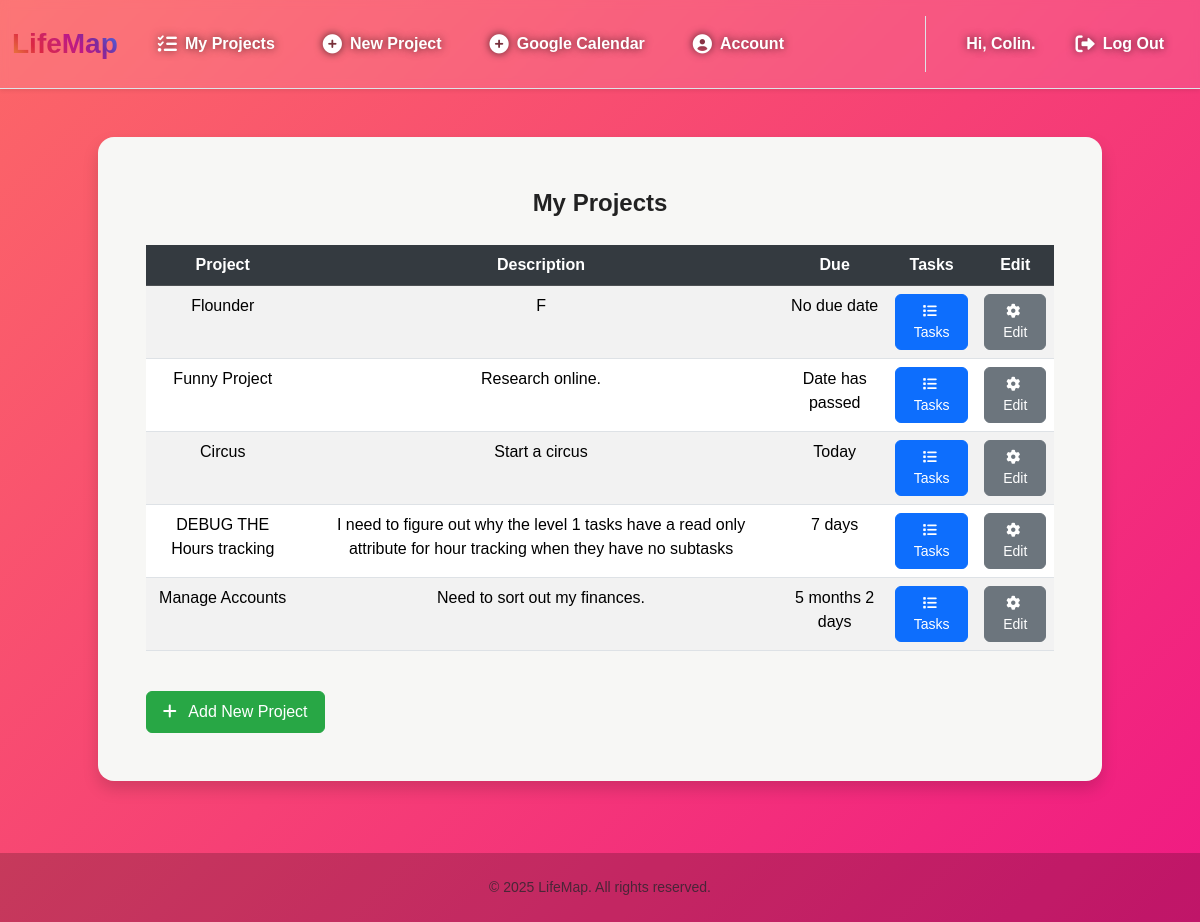
Screenshot of /projects (signed in) with the database file from the repository.
### tables this page shows
CREATE TABLE users (
    user_id INTEGER PRIMARY KEY AUTOINCREMENT,
    username TEXT NOT NULL UNIQUE,
    email TEXT UNIQUE,
    password_hash TEXT NOT NULL
, google_token TEXT);

CREATE TABLE projects (
    project_id INTEGER PRIMARY KEY AUTOINCREMENT,
    user_id INTEGER NOT NULL,
    name TEXT NOT NULL,
    description TEXT,
    start_date TEXT,
    end_date TEXT,
    FOREIGN KEY (user_id) REFERENCES users (user_id)
);

### app.py (the view)
@app.route("/projects", methods=["GET", "POST"])
@login_required
def projects_list():
    if request.method == "GET":
        conn = get_db()
        cursor = conn.cursor()
        user_id = session["user_id"]
        cursor.execute(
            """SELECT * FROM projects WHERE user_id = ? ORDER BY end_date ASC""", (user_id,))
        rows = [dict(row) for row in cursor.fetchall()]
        for row in rows:
            row["readable_due_date"] = format_date_difference(row["end_date"])
        return render_template(
            "projects.html",
            projects=rows,
            username=get_username(user_id))
    else:
        return error_page("Request Error, Only GET requests accepted.", 403)

### app.py (called while the page is built)
@app.after_request
def after_request(response):
    response.headers["Cache-Control"] = "no-cache, no-store, must-revalidate"
    response.headers["Expires"] = 0
    response.headers["Pragma"] = "no-cache"
    return response

### help.py (called while the page is built)
def get_db():
    if 'lifemap_db' not in g:
        g.lifemap_db = sqlite3.connect("LifeMap.db")
        g.lifemap_db.row_factory = sqlite3.Row
    return g.lifemap_db

def login_required(f):
    @wraps(f)
    def decorated_function(*args, **kwargs):
        if session.get("user_id") is None:
            return redirect("/login")
        return f(*args, **kwargs)
    return decorated_function

def get_username(user_id):
    conn = get_db()
    cursor = conn.cursor()
    cursor.execute("""SELECT username FROM users WHERE user_id = ?""", (user_id,))
    username_row = cursor.fetchone()
    return username_row[0] if username_row else None

def format_date_difference(target_date_str: str) -> str:
    if not target_date_str: return "No due date"
    target_date = date.fromisoformat(target_date_str)
    today = date.today()
    delta = relativedelta(target_date, today)
    if target_date < today: return "Date has passed"
    parts = []
    if delta.years: parts.append(f"{delta.years} year{'s' if delta.years != 1 else ''}")
    if delta.months: parts.append(f"{delta.months} month{'s' if delta.months != 1 else ''}")
    if delta.days: parts.append(f"{delta.days} day{'s' if delta.days != 1 else ''}")
    return " ".join(parts) or "Today"

### templates/projects.html (shortened to what this page needs)
{% extends "layout.html" %}
{% block username %}
    <div class="username fs-6 fw-bold">Hi, {{username}}.</div>
{% endblock %}
{% block main %}
    <div class="mb-4 shadow rounded-4 p-5 mx-auto" style="background-color: #f7f7f5 !important; max-width: 90%; width: 100%;">
        <div class="fs-4 fw-bold mb-4 text-center">
            My Projects
        </div>
        <div class="table-responsive">
            <table class="table table-hover table-striped">
                <thead class="table-dark">
                    <tr>
                        <th scope="col">Project</th>
                        <th scope="col">Description</th>
                        <th scope="col">Due</th>
                        <th scope="col">Tasks</th>
                        <th scope="col">Edit</th>
                    </tr>
                </thead>
                <tbody>
                    {% for row in projects %}
                    <tr>
                        <td> {{ row["name"] }} </td>
                        <td> {{ row["description"] }} </td>
                        {% if row["readable_due_date"] in this_week %}
                        <td><b style="color:red;"> {{ row["readable_due_date"]}}</b><td>
                        {% else %}
                        <td> {{ row["readable_due_date"]}}<td>
                        {% endif %}
                            <button class="details-button btn btn-sm btn-primary" data-project-id="{{ row["project_id"] }}">
                                <i class="fa-solid fa-list me-1"></i> Tasks
                            </button>
                        </td>
                        <td>
                            <button class="edit-button btn btn-sm btn-secondary" data-project-id="{{ row["project_id"] }}">
                                <i class="fa-solid fa-gear me-1"></i> Edit
                            </button>
                        </td>
                    </tr>
                    {% endfor %}
                </tbody>
            </table>
        </div>
        <div class="d-flex justify-content-left mt-4">
            <a href="/newProject" class="btn btn-new-project">
                <i class="fa-solid fa-plus me-2"></i> Add New Project
            </a>
        </div>
    </div>
{% endblock %}

### templates/layout.html (shortened to what this page needs)
<!DOCTYPE html>
<html lang="en">
<head>
    <link href="https://cdn.jsdelivr.net/npm/bootstrap@5.3.3/dist/css/bootstrap.min.css" rel="stylesheet" xintegrity="sha384-QWTKZyjpPEjISv5WaRU9OFeRpok6YctnYmDr5pNlyT2bRjXh0JMhjY6hW+ALEwIH">
    <link href="https://cdnjs.cloudflare.com/ajax/libs/font-awesome/6.0.0-beta3/css/all.min.css" rel="stylesheet">
    <link rel="stylesheet" href="{{ url_for('static', filename='css/layout2.css') }}">
</head>
<body id="bg" class="d-flex flex-column min-vh-100">
    <nav id="bgg" class="navbar navbar-expand-md navbar-light shadow-sm border-bottom py-3 sticky-top">
        <div class="container-fluid">
            <a class="navbar-brand text-gradient fs-3 fw-bolder" href="/">
                LifeMap
            </a>
            <div class="collapse navbar-collapse" id="navbarCollapse">
                {% if session["user_id"] %}
                    <ul class="navbar-nav me-auto mb-2 mb-md-0">
                        <li class="nav-item"><a class="nav-link text-dark py-2 px-3 d-flex align-items-center" href="/projects"><i class="fas fa-list-check me-2"></i> My Projects</a></li>
                        <li class="nav-item"><a class="nav-link text-dark py-2 px-3 d-flex align-items-center" href="/newProject"><i class="fas fa-plus-circle me-2"></i> New Project</a></li>
                        <li class="nav-item"><a class="nav-link text-dark py-2 px-3 d-flex align-items-center" href="/calendar"><i class="fas fa-plus-circle me-2"></i> Google Calendar</a></li>
                        <li class="nav-item"><a class="nav-link text-dark py-2 px-3 d-flex align-items-center" href="/account"><i class="fas fa-user-circle me-2"></i> Account</a></li>
                    </ul>
                    <ul class="navbar-nav ms-auto mb-2 mb-md-0 border-start border-md-0 border-gray-200 ps-md-4">
                        <li class="py-2 px-3 d-flex align-items-center" style="color: #ffff">{% block username %}{% endblock%}</li>
                        <li class="nav-item"><a class="nav-link text-danger py-2 px-3 d-flex align-items-center" href="/logout"><i class="fas fa-sign-out-alt me-2"></i> Log Out</a></li>
                    </ul>
                {% endif %}
            </div>
        </div>
    </nav>
    <main class="flex-grow-1 container-xl py-5 text-center">
        {% block main %}{% endblock %}
    </main>
    <footer id="bg" class="mt-auto py-4 text-center text-muted small">
        &copy; 2025 LifeMap. All rights reserved.
    </footer>
</body>
</html>

### static/css/layout2.css (style rules this page uses)
body { font-family: 'Poppins', sans-serif; background: linear-gradient(-45deg, #6a11cb, #2575fc, #ec008c, #fc6767); background-size: 400% 400%; animation: gradientBG 25s ease infinite; color: #222; display: flex; flex-direction: column; min-height: 100vh; }
.navbar { background: rgba(255, 255, 255, 0.1); backdrop-filter: blur(4px); border-bottom: 1px solid rgba(255, 255, 255, 0.2); box-shadow: 0 8px 32px 0 rgba(31, 38, 135, 0.37); }
.navbar-brand { font-weight: 700; font-size: 2rem; background: -webkit-linear-gradient(45deg, #f09433, #e6683c, #dc2743, #cc2366, #bc1888, #7a2c9e, #4f5bd5, #1a92d8); -webkit-background-clip: text; -webkit-text-fill-color: transparent; }
.nav-link { color: #fff !important; font-weight: 600; transition: all 0.3s ease; padding: 1rem 1.5rem !important; border-radius: 50px; text-shadow: 0px 0px 8px rgba(0, 0, 0, 0.7); }
.nav-link i { margin-right: 0.75rem; font-size: 1.2rem; }
footer { background: rgba(0, 0, 0, 0.2); color: rgba(255, 255, 255, 0.7); }
.username { text-shadow: 0px 0px 8px rgba(0, 0, 0, 0.7); }

### templates/projects.html (style rules this page uses)
.btn { border-radius: 0.375rem; font-weight: 500; transition: all 0.2s ease-in-out; padding: 0.375rem 0.75rem; font-size: 0.875rem; }
.btn-primary { background-color: #0d6efd; border-color: #0d6efd; color: white; }
.btn-secondary { background-color: #6c757d; border-color: #6c757d; color: white; }
.table-dark th { background-color: #343a40; color: white; }
.btn-new-project { background-color: #28a745; border-color: #28a745; color: white; padding: 0.5rem 1rem; font-size: 1rem; }

### rows the page displays
users: username "Colin"
projects: name "Flounder", description "F", readable_due_date "No due date"
projects: name "Funny Project", description "Research online.", readable_due_date "Date has passed"
projects: name "Circus", description "Start a circus", readable_due_date "Today"
projects: name "DEBUG THE Hours tracking", description "I need to figure out why the level 1 tasks have a read only attribute for hour tracking when they have no subtasks", readable_due_date "7 days"
projects: name "Manage Accounts", description "Need to sort out my finances.", readable_due_date "5 months 2 days"
